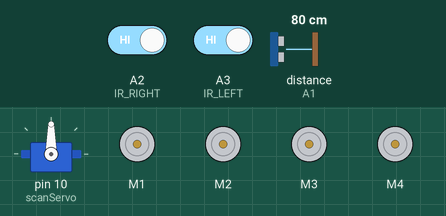
This sketch was run on a simulated Arduino Uno, built with avr-gcc and run on an emulated ATmega328P. Parts: servo, 4 × DC motor (green arrow = forward, orange = backward, longer = faster). The test bench sets the inputs (shaded band); at power-on: distance to the obstacle (sensor on A1) 80 cm, A2 (IR_RIGHT) HIGH, A3 (IR_LEFT) HIGH. The echo pulse lasts 58.3 µs per cm.

Above: at 3.0 s.
3.1 s: distance to the obstacle (sensor on A1) set to 31 cm
4.6 s: distance to the obstacle (sensor on A1) set to 26 cm
At 5.1 s:
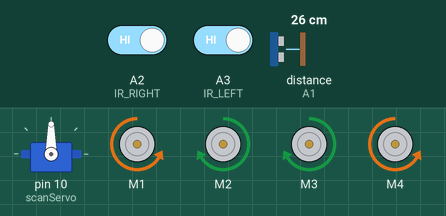
6.1 s: A2 (IR_RIGHT) driven LOW
At 7.3 s:
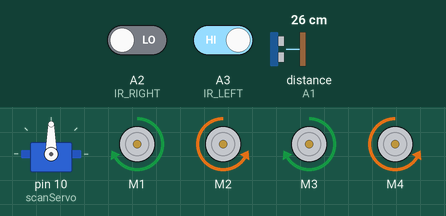
7.6 s: A3 (IR_LEFT) driven LOW
At 8.6 s:
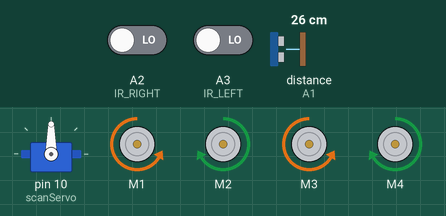
9.1 s: A3 (IR_LEFT) driven HIGH
At 9.7 s:
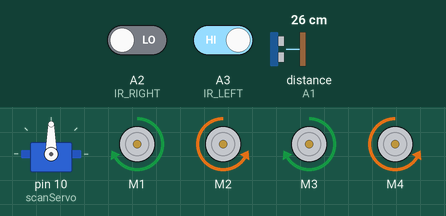
10.6 s: A2 (IR_RIGHT) driven HIGH
At 12.0 s:
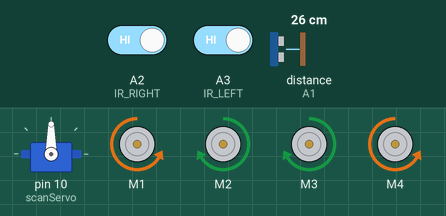
Timing chart, 0 to 13.1 s (numbered marks = the images above; inputs shaded):
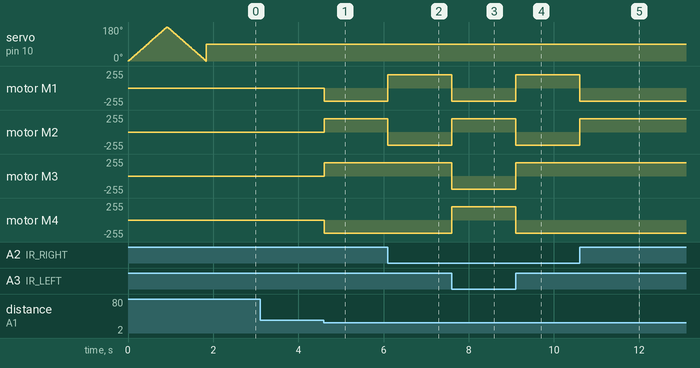

The sketch:

PalmGestureCarRobot.ino
```cpp
#include <AFMotor.h>
#include <NewPing.h>
#include <Servo.h>

// ---------------- PIN DEFINITIONS ----------------
#define TRIG A0
#define ECHO A1

#define IR_RIGHT A2
#define IR_LEFT  A3

#define MAX_DISTANCE 200
#define HAND_DISTANCE 30

// ---------------- OBJECTS ----------------
NewPing sonar(TRIG, ECHO, MAX_DISTANCE);
Servo scanServo;

// Motors
AF_DCMotor m1(1); // Front Left
AF_DCMotor m2(2); // Back Left
AF_DCMotor m3(3); // Back Right
AF_DCMotor m4(4); // Front Right

// ---------------- SETUP ----------------
void setup() {
  pinMode(IR_LEFT, INPUT);
  pinMode(IR_RIGHT, INPUT);

  // ---------------- SERVO SWEEP (INITIAL CALIBRATION) ----------------
  scanServo.attach(10);

  for (int pos = 0; pos <= 180; pos += 2) {
    scanServo.write(pos);
    delay(10);
  }

  for (int pos = 180; pos >= 0; pos -= 2) {
    scanServo.write(pos);
    delay(10);
  }

  scanServo.write(90); // Center position

  // ---------------- MOTOR SPEED ----------------
  m1.setSpeed(200);
  m2.setSpeed(200);
  m3.setSpeed(200);
  m4.setSpeed(200);

  stopCar();
}

// ---------------- LOOP ----------------
void loop() {
  int leftIR = digitalRead(IR_LEFT);
  int rightIR = digitalRead(IR_RIGHT);
  int distance = sonar.ping_cm();

  // Priority: Direction first
  if (leftIR == LOW) {
    turnLeft();
    return;
  }

  if (rightIR == LOW) {
    turnRight();
    return;
  }

  // Forward movement
  if (distance > 0 && distance < HAND_DISTANCE) {
    moveForward();
  } else {
    stopCar();
  }
}

// ---------------- MOVEMENTS ----------------

void moveForward() {
  m1.run(BACKWARD);
  m2.run(FORWARD);
  m3.run(FORWARD);
  m4.run(BACKWARD);
}

void turnLeft() {
  m1.run(BACKWARD);
  m2.run(FORWARD);
  m3.run(BACKWARD);
  m4.run(FORWARD);
}

void turnRight() {
  m1.run(FORWARD);
  m2.run(BACKWARD);
  m3.run(FORWARD);
  m4.run(BACKWARD);
}

void stopCar() {
  m1.run(RELEASE);
  m2.run(RELEASE);
  m3.run(RELEASE);
  m4.run(RELEASE);
}
```

Measured:
- the behaviour switches between 30 and 29 cm on distance to the obstacle (sensor on A1) (found by bisection; images 0 and 1)
- after the input at 3.1 s, every drawn part: stays the same
- after the input at 4.6 s, motor M1, motor M4: stopped → backward 200/255 at once; motor M2, motor M3: stopped → forward 200/255 at once
- after the input at 6.1 s, motor M1: backward 200/255 → forward 200/255 at once; motor M2: forward 200/255 → backward 200/255 at once
- after the input at 7.6 s, motor M1, motor M3: forward 200/255 → backward 200/255 at once; motor M2, motor M4: backward 200/255 → forward 200/255 at once
- after the input at 9.1 s, motor M1, motor M3: backward 200/255 → forward 200/255 at once; motor M2, motor M4: forward 200/255 → backward 200/255 at once
- after the input at 10.6 s, motor M1: forward 200/255 → backward 200/255 at once; motor M2: backward 200/255 → forward 200/255 at once
